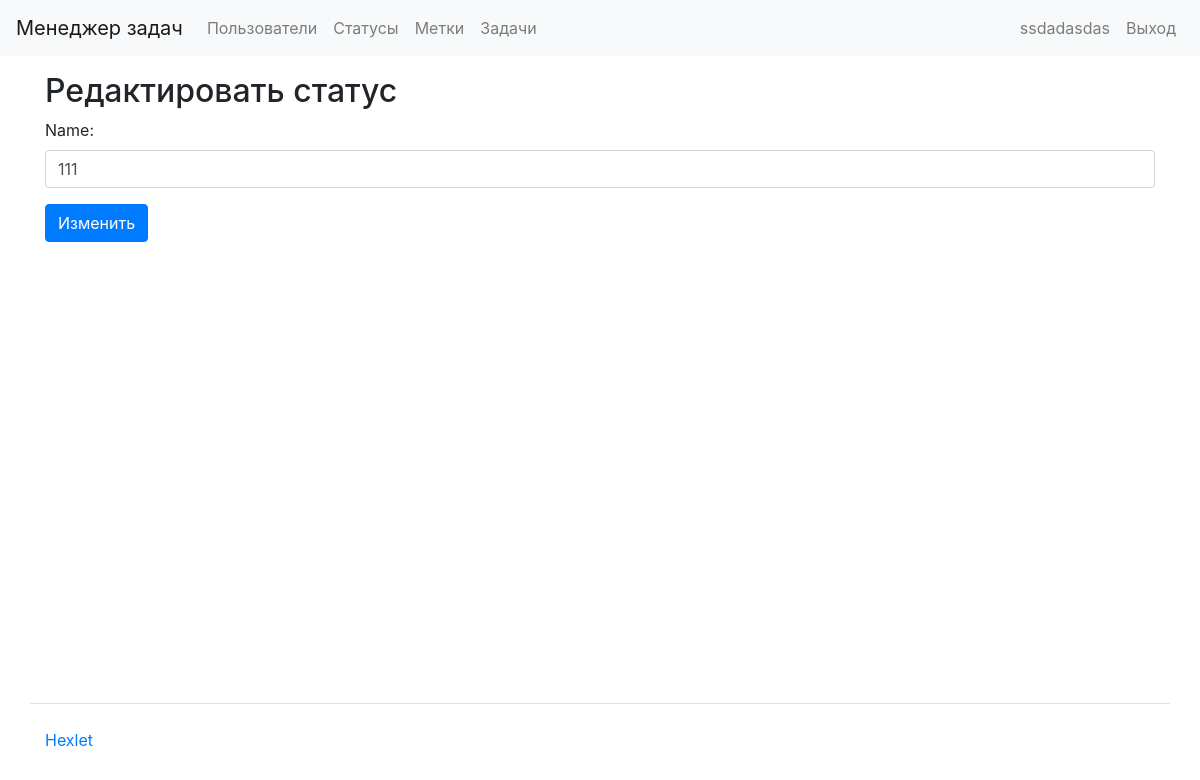
Before: /status/edit/1/ (signed in) with the older database file.
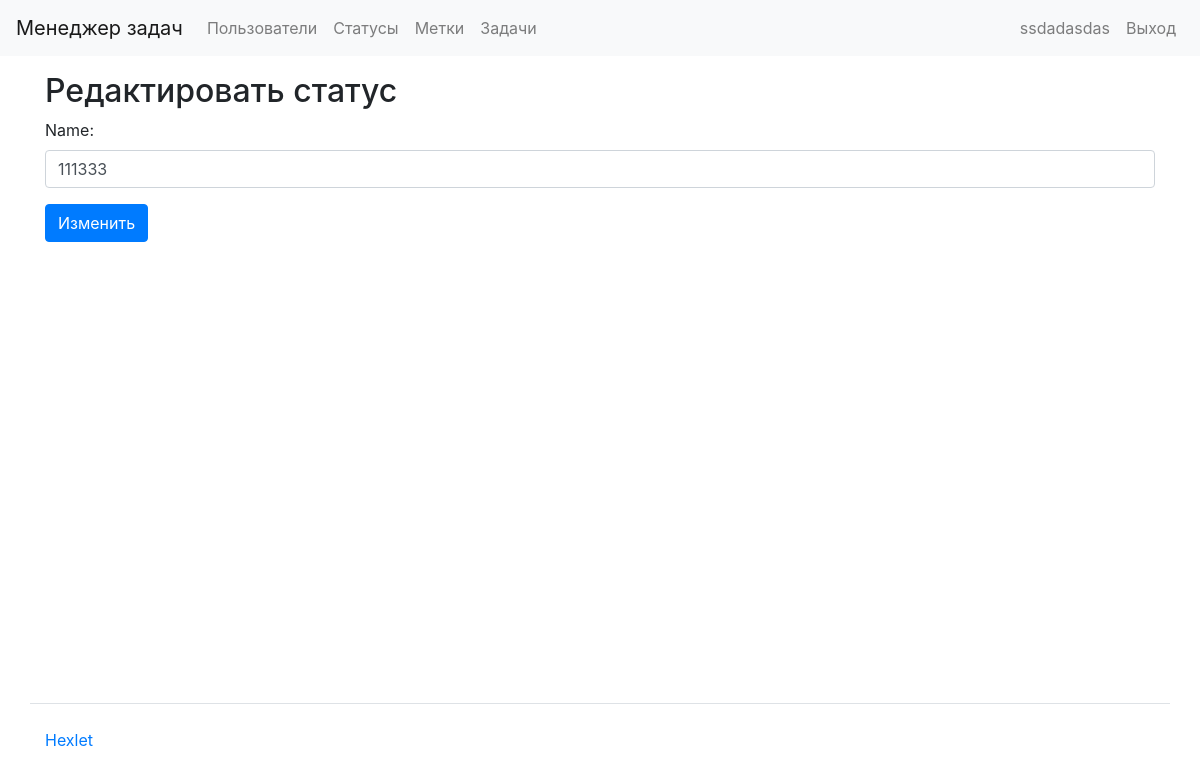
After: the same page with the newer database file.
### status/models.py (models this page shows, shortened)
class Status(models.Model):
    name = models.CharField(max_length=100)
    created_date = models.DateTimeField(auto_now_add=True)
    class Meta:
        app_label = 'status'

### status/views.py (the view)
# urls.py: path('status/edit/<int:status_id>/', edit_status, name='edit_status'),
@login_required
def edit_status(request, status_id):
    status = get_object_or_404(Status, id=status_id)
    if request.method == 'POST':
        form = StatusForm(request.POST, instance=status)
        if form.is_valid():
            form.save()
            messages.success(request, "Статус успешно обновлен!")
            return redirect('status_task')  # Or wherever you want to redirect after successful form submission
    else:
        form = StatusForm(instance=status)
    return render(request, 'status/edit_status.html', {'form': form})

### status/forms.py
class StatusForm(forms.ModelForm):
    class Meta:
        model = Status
        fields = ['name']
        widgets = {
            'name': forms.TextInput(attrs={'class': 'form-control', 'placeholder': 'Имя'}),
        }

### task_manager/templates/status/edit_status.html (shortened to what this page needs)
{% extends "base.html" %}
{% block content %}
<h2>Редактировать статус</h2>
<form method="post">
    {{ form.as_p }}
    <button type="submit" class="btn btn-primary">Изменить</button>
</form>
{% endblock %}

Changed rows visible on the page:
changed Status: name "111" → "111333"
